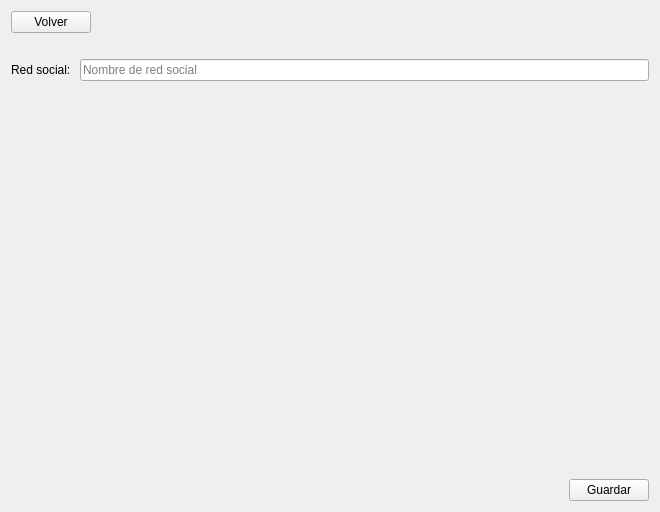
<?xml version="1.0" encoding="UTF-8"?>
<ui version="4.0">
 <class>socialCreate</class>
 <widget class="QWidget" name="socialCreate">
  <property name="geometry">
   <rect>
    <x>0</x>
    <y>0</y>
    <width>660</width>
    <height>512</height>
   </rect>
  </property>
  <property name="windowTitle">
   <string>Form</string>
  </property>
  <layout class="QVBoxLayout" name="verticalLayout">
   <item>
    <layout class="QHBoxLayout" name="horizontalLayout">
     <item>
      <widget class="QPushButton" name="bt_back">
       <property name="cursor">
        <cursorShape>PointingHandCursor</cursorShape>
       </property>
       <property name="text">
        <string>Volver</string>
       </property>
       <property name="icon">
        <iconset>
         <normaloff>images/back-arrow.svg</normaloff>images/back-arrow.svg</iconset>
       </property>
       <property name="iconSize">
        <size>
         <width>32</width>
         <height>32</height>
        </size>
       </property>
      </widget>
     </item>
     <item>
      <spacer name="horizontalSpacer">
       <property name="orientation">
        <enum>Qt::Horizontal</enum>
       </property>
       <property name="sizeHint" stdset="0">
        <size>
         <width>40</width>
         <height>20</height>
        </size>
       </property>
      </spacer>
     </item>
    </layout>
   </item>
   <item>
    <widget class="QPushButton" name="pushButton">
     <property name="styleSheet">
      <string notr="true">border: none;
background-color: rgba(255, 255, 255, 0);</string>
     </property>
     <property name="text">
      <string/>
     </property>
     <property name="icon">
      <iconset>
       <normaloff>images/social-network - white.svg</normaloff>images/social-network - white.svg</iconset>
     </property>
     <property name="iconSize">
      <size>
       <width>100</width>
       <height>100</height>
      </size>
     </property>
    </widget>
   </item>
   <item>
    <layout class="QHBoxLayout" name="horizontalLayout_2">
     <item>
      <widget class="QLabel" name="label">
       <property name="text">
        <string>Red social: </string>
       </property>
      </widget>
     </item>
     <item>
      <widget class="QLineEdit" name="social">
       <property name="placeholderText">
        <string>Nombre de red social</string>
       </property>
      </widget>
     </item>
    </layout>
   </item>
   <item>
    <spacer name="verticalSpacer">
     <property name="orientation">
      <enum>Qt::Vertical</enum>
     </property>
     <property name="sizeHint" stdset="0">
      <size>
       <width>20</width>
       <height>259</height>
      </size>
     </property>
    </spacer>
   </item>
   <item>
    <layout class="QHBoxLayout" name="horizontalLayout_3">
     <item>
      <spacer name="horizontalSpacer_2">
       <property name="orientation">
        <enum>Qt::Horizontal</enum>
       </property>
       <property name="sizeHint" stdset="0">
        <size>
         <width>40</width>
         <height>20</height>
        </size>
       </property>
      </spacer>
     </item>
     <item>
      <widget class="QPushButton" name="bt_save">
       <property name="cursor">
        <cursorShape>PointingHandCursor</cursorShape>
       </property>
       <property name="text">
        <string>Guardar</string>
       </property>
       <property name="icon">
        <iconset>
         <normaloff>images/save.svg</normaloff>images/save.svg</iconset>
       </property>
       <property name="iconSize">
        <size>
         <width>32</width>
         <height>32</height>
        </size>
       </property>
      </widget>
     </item>
    </layout>
   </item>
  </layout>
 </widget>
 <resources/>
 <connections/>
</ui>
